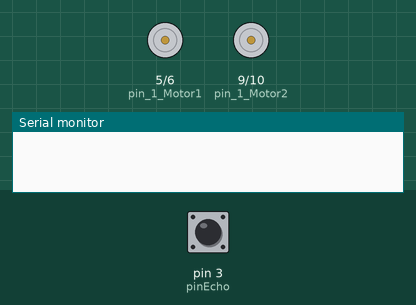
This sketch was run on a simulated Arduino Uno, built with avr-gcc and run on an emulated ATmega328P. On the bench: motor-driver pin pairs drawn as motors (green arrow = first pin HIGH = forward, orange = second pin HIGH = backward, longer = more drive), the last lines printed to the serial monitor. The inputs (shaded band) are chosen by the test bench; at power-on: pin 3 (pinEcho) LOW.

Above: at 0.1 s.
At 1.2 s:
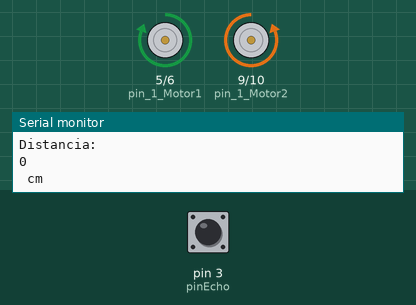
1.3 s: pin 3 (pinEcho) pulsed HIGH 5 times (0.12 s each, 0.3 s apart)
At 3.4 s:
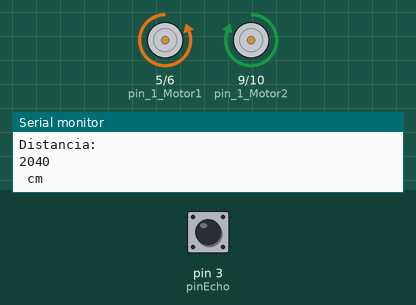
Timing chart, 0 to 5.8 s (numbered marks = the images above; inputs shaded):
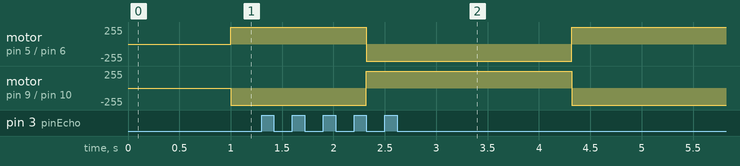

The sketch:

carro.ino
```cpp
int pinTrig = 2;
int pinEcho = 3;
int pin_1_Motor1 = 5;
int pin_2_Motor1 = 6;
int pin_1_Motor2 = 9;
int pin_2_Motor2 = 10;

long distancia;
long tiempo;

void setup(){
  pinMode(pinTrig, OUTPUT);
  pinMode(pinEcho, INPUT);

  pinMode(pin_1_Motor1,OUTPUT);
  pinMode(pin_2_Motor1,OUTPUT);
  pinMode(pin_1_Motor2,OUTPUT);
  pinMode(pin_2_Motor2,OUTPUT);

  Serial.begin(9600);

}

void loop(){
  digitalWrite(pinTrig,LOW);
  delayMicroseconds(5);
  digitalWrite(pinTrig,HIGH);
  delayMicroseconds(10);

  tiempo = pulseIn(pinEcho,HIGH);
  distancia = int(0.017*tiempo);

  Serial.println("Distancia: ");
  Serial.println(distancia);
  Serial.println(" cm");

  if (distancia < 50){
    digitalWrite(5,1);
    digitalWrite(10,1);
    digitalWrite(6,0);
    digitalWrite(9,0);
    delay(1000);
  }
  else{
    digitalWrite(5,0);
    digitalWrite(10,0);
    digitalWrite(6,1);
    digitalWrite(9,1);
    delay(1000);
  }
}
```

Measured:
- after the input at 1.3 s, motor on pin 5 (pin_1_Motor1) / pin 6 (pin_2_Motor1): forward 255/255 → backward 255/255 after 1.0 s, → forward 255/255 2.0 s later; motor on pin 9 (pin_1_Motor2) / pin 10 (pin_2_Motor2): backward 255/255 → forward 255/255 after 1.0 s, → backward 255/255 2.0 s later
